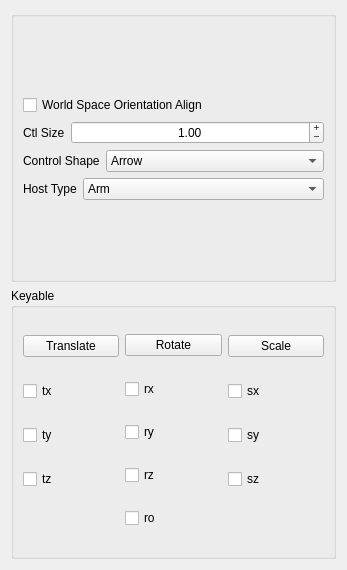
<?xml version="1.0" encoding="UTF-8"?>
<ui version="4.0">
 <class>Form</class>
 <widget class="QWidget" name="Form">
  <property name="geometry">
   <rect>
    <x>0</x>
    <y>0</y>
    <width>347</width>
    <height>570</height>
   </rect>
  </property>
  <property name="windowTitle">
   <string>Form</string>
  </property>
  <layout class="QGridLayout" name="gridLayout">
   <item row="0" column="0">
    <widget class="QGroupBox" name="groupBox">
     <property name="title">
      <string/>
     </property>
     <layout class="QGridLayout" name="gridLayout_5">
      <item row="0" column="0">
       <layout class="QGridLayout" name="gridLayout_3">
        <item row="0" column="0">
         <layout class="QGridLayout" name="gridLayout_2">
          <item row="1" column="0">
           <widget class="QLabel" name="ctlSize_label">
            <property name="text">
             <string>Ctl Size</string>
            </property>
           </widget>
          </item>
          <item row="1" column="1">
           <widget class="QDoubleSpinBox" name="ctlSize_doubleSpinBox">
            <property name="sizePolicy">
             <sizepolicy hsizetype="Expanding" vsizetype="Fixed">
              <horstretch>0</horstretch>
              <verstretch>0</verstretch>
             </sizepolicy>
            </property>
            <property name="wrapping">
             <bool>false</bool>
            </property>
            <property name="alignment">
             <set>Qt::AlignCenter</set>
            </property>
            <property name="buttonSymbols">
             <enum>QAbstractSpinBox::PlusMinus</enum>
            </property>
            <property name="minimum">
             <double>0.010000000000000</double>
            </property>
            <property name="maximum">
             <double>20000.000000000000000</double>
            </property>
            <property name="value">
             <double>1.000000000000000</double>
            </property>
           </widget>
          </item>
          <item row="0" column="0" colspan="2">
           <widget class="QCheckBox" name="neutralRotation_checkBox">
            <property name="toolTip">
             <string>&lt;html&gt;&lt;head/&gt;&lt;body&gt;&lt;p&gt;If is active, it will align the control with world space&lt;/p&gt;&lt;/body&gt;&lt;/html&gt;</string>
            </property>
            <property name="text">
             <string>World Space Orientation Align</string>
            </property>
           </widget>
          </item>
         </layout>
        </item>
        <item row="2" column="0">
         <layout class="QHBoxLayout" name="horizontalLayout_2">
          <item>
           <widget class="QLabel" name="controlShape_label">
            <property name="text">
             <string notr="true">Control Shape</string>
            </property>
           </widget>
          </item>
          <item>
           <widget class="QComboBox" name="controlShape_comboBox">
            <property name="sizePolicy">
             <sizepolicy hsizetype="Expanding" vsizetype="Fixed">
              <horstretch>0</horstretch>
              <verstretch>0</verstretch>
             </sizepolicy>
            </property>
            <item>
             <property name="text">
              <string>Arrow</string>
             </property>
            </item>
            <item>
             <property name="text">
              <string>Circle</string>
             </property>
            </item>
            <item>
             <property name="text">
              <string>Compas</string>
             </property>
            </item>
            <item>
             <property name="text">
              <string>Cross</string>
             </property>
            </item>
            <item>
             <property name="text">
              <string>Crossarrow</string>
             </property>
            </item>
            <item>
             <property name="text">
              <string>Cube</string>
             </property>
            </item>
            <item>
             <property name="text">
              <string>Cubewithpeak</string>
             </property>
            </item>
            <item>
             <property name="text">
              <string>Cylinder</string>
             </property>
            </item>
            <item>
             <property name="text">
              <string>Diamond</string>
             </property>
            </item>
            <item>
             <property name="text">
              <string>Flower</string>
             </property>
            </item>
            <item>
             <property name="text">
              <string>Null</string>
             </property>
            </item>
            <item>
             <property name="text">
              <string>Pyramid</string>
             </property>
            </item>
            <item>
             <property name="text">
              <string>Sphere</string>
             </property>
            </item>
            <item>
             <property name="text">
              <string>Square</string>
             </property>
            </item>
           </widget>
          </item>
         </layout>
        </item>
        <item row="3" column="0">
         <layout class="QHBoxLayout" name="horizontalLayout_4">
          <item>
           <widget class="QLabel" name="controlShape_label_2">
            <property name="text">
             <string notr="true">Host Type</string>
            </property>
           </widget>
          </item>
          <item>
           <widget class="QComboBox" name="uiType_comboBox">
            <property name="sizePolicy">
             <sizepolicy hsizetype="Expanding" vsizetype="Fixed">
              <horstretch>0</horstretch>
              <verstretch>0</verstretch>
             </sizepolicy>
            </property>
            <item>
             <property name="text">
              <string>Arm</string>
             </property>
            </item>
            <item>
             <property name="text">
              <string>Leg</string>
             </property>
            </item>
            <item>
             <property name="text">
              <string>Spine</string>
             </property>
            </item>
            <item>
             <property name="text">
              <string>Face</string>
             </property>
            </item>
            <item>
             <property name="text">
              <string>Cape</string>
             </property>
            </item>
            <item>
             <property name="text">
              <string>Tail</string>
             </property>
            </item>
            <item>
             <property name="text">
              <string>Wing</string>
             </property>
            </item>
            <item>
             <property name="text">
              <string>Car</string>
             </property>
            </item>
            <item>
             <property name="text">
              <string>Misc</string>
             </property>
            </item>
           </widget>
          </item>
         </layout>
        </item>
       </layout>
      </item>
     </layout>
    </widget>
   </item>
   <item row="1" column="0">
    <widget class="QGroupBox" name="keyable_groupBox">
     <property name="title">
      <string>Keyable</string>
     </property>
     <layout class="QGridLayout" name="gridLayout_4">
      <item row="0" column="0">
       <layout class="QHBoxLayout" name="horizontalLayout">
        <item>
         <layout class="QVBoxLayout" name="verticalLayout">
          <property name="sizeConstraint">
           <enum>QLayout::SetMinimumSize</enum>
          </property>
          <item>
           <widget class="QPushButton" name="translate_pushButton">
            <property name="text">
             <string>Translate</string>
            </property>
           </widget>
          </item>
          <item>
           <widget class="QCheckBox" name="tx_checkBox">
            <property name="text">
             <string>tx</string>
            </property>
           </widget>
          </item>
          <item>
           <widget class="QCheckBox" name="ty_checkBox">
            <property name="text">
             <string>ty</string>
            </property>
           </widget>
          </item>
          <item>
           <widget class="QCheckBox" name="tz_checkBox">
            <property name="text">
             <string>tz</string>
            </property>
           </widget>
          </item>
          <item>
           <spacer name="verticalSpacer_2">
            <property name="orientation">
             <enum>Qt::Vertical</enum>
            </property>
            <property name="sizeType">
             <enum>QSizePolicy::Minimum</enum>
            </property>
            <property name="sizeHint" stdset="0">
             <size>
              <width>20</width>
              <height>40</height>
             </size>
            </property>
           </spacer>
          </item>
         </layout>
        </item>
        <item>
         <layout class="QVBoxLayout" name="verticalLayout_2">
          <property name="sizeConstraint">
           <enum>QLayout::SetMinimumSize</enum>
          </property>
          <item>
           <widget class="QPushButton" name="rotate_pushButton">
            <property name="text">
             <string>Rotate</string>
            </property>
           </widget>
          </item>
          <item>
           <widget class="QCheckBox" name="rx_checkBox">
            <property name="text">
             <string>rx</string>
            </property>
           </widget>
          </item>
          <item>
           <widget class="QCheckBox" name="ry_checkBox">
            <property name="text">
             <string>ry</string>
            </property>
           </widget>
          </item>
          <item>
           <widget class="QCheckBox" name="rz_checkBox">
            <property name="text">
             <string>rz</string>
            </property>
           </widget>
          </item>
          <item>
           <widget class="QCheckBox" name="ro_checkBox">
            <property name="text">
             <string>ro</string>
            </property>
           </widget>
          </item>
         </layout>
        </item>
        <item>
         <layout class="QVBoxLayout" name="verticalLayout_3">
          <item>
           <widget class="QPushButton" name="scale_pushButton">
            <property name="text">
             <string>Scale</string>
            </property>
           </widget>
          </item>
          <item>
           <widget class="QCheckBox" name="sx_checkBox">
            <property name="text">
             <string>sx</string>
            </property>
           </widget>
          </item>
          <item>
           <widget class="QCheckBox" name="sy_checkBox">
            <property name="text">
             <string>sy</string>
            </property>
           </widget>
          </item>
          <item>
           <widget class="QCheckBox" name="sz_checkBox">
            <property name="text">
             <string>sz</string>
            </property>
           </widget>
          </item>
          <item>
           <spacer name="verticalSpacer">
            <property name="orientation">
             <enum>Qt::Vertical</enum>
            </property>
            <property name="sizeType">
             <enum>QSizePolicy::Minimum</enum>
            </property>
            <property name="sizeHint" stdset="0">
             <size>
              <width>20</width>
              <height>40</height>
             </size>
            </property>
           </spacer>
          </item>
         </layout>
        </item>
       </layout>
      </item>
     </layout>
    </widget>
   </item>
  </layout>
 </widget>
 <resources/>
 <connections>
  <connection>
   <sender>translate_pushButton</sender>
   <signal>clicked()</signal>
   <receiver>tx_checkBox</receiver>
   <slot>toggle()</slot>
   <hints>
    <hint type="sourcelabel">
     <x>120</x>
     <y>210</y>
    </hint>
    <hint type="destinationlabel">
     <x>31</x>
     <y>232</y>
    </hint>
   </hints>
  </connection>
  <connection>
   <sender>translate_pushButton</sender>
   <signal>clicked()</signal>
   <receiver>ty_checkBox</receiver>
   <slot>toggle()</slot>
   <hints>
    <hint type="sourcelabel">
     <x>139</x>
     <y>212</y>
    </hint>
    <hint type="destinationlabel">
     <x>68</x>
     <y>258</y>
    </hint>
   </hints>
  </connection>
  <connection>
   <sender>translate_pushButton</sender>
   <signal>clicked()</signal>
   <receiver>tz_checkBox</receiver>
   <slot>toggle()</slot>
   <hints>
    <hint type="sourcelabel">
     <x>176</x>
     <y>212</y>
    </hint>
    <hint type="destinationlabel">
     <x>168</x>
     <y>278</y>
    </hint>
   </hints>
  </connection>
  <connection>
   <sender>rotate_pushButton</sender>
   <signal>clicked()</signal>
   <receiver>rx_checkBox</receiver>
   <slot>toggle()</slot>
   <hints>
    <hint type="sourcelabel">
     <x>338</x>
     <y>208</y>
    </hint>
    <hint type="destinationlabel">
     <x>338</x>
     <y>234</y>
    </hint>
   </hints>
  </connection>
  <connection>
   <sender>rotate_pushButton</sender>
   <signal>clicked()</signal>
   <receiver>ry_checkBox</receiver>
   <slot>toggle()</slot>
   <hints>
    <hint type="sourcelabel">
     <x>367</x>
     <y>212</y>
    </hint>
    <hint type="destinationlabel">
     <x>367</x>
     <y>261</y>
    </hint>
   </hints>
  </connection>
  <connection>
   <sender>rotate_pushButton</sender>
   <signal>clicked()</signal>
   <receiver>rz_checkBox</receiver>
   <slot>toggle()</slot>
   <hints>
    <hint type="sourcelabel">
     <x>401</x>
     <y>207</y>
    </hint>
    <hint type="destinationlabel">
     <x>397</x>
     <y>275</y>
    </hint>
   </hints>
  </connection>
  <connection>
   <sender>rotate_pushButton</sender>
   <signal>clicked()</signal>
   <receiver>ro_checkBox</receiver>
   <slot>toggle()</slot>
   <hints>
    <hint type="sourcelabel">
     <x>430</x>
     <y>213</y>
    </hint>
    <hint type="destinationlabel">
     <x>419</x>
     <y>302</y>
    </hint>
   </hints>
  </connection>
  <connection>
   <sender>scale_pushButton</sender>
   <signal>clicked()</signal>
   <receiver>sx_checkBox</receiver>
   <slot>toggle()</slot>
   <hints>
    <hint type="sourcelabel">
     <x>533</x>
     <y>209</y>
    </hint>
    <hint type="destinationlabel">
     <x>532</x>
     <y>234</y>
    </hint>
   </hints>
  </connection>
  <connection>
   <sender>scale_pushButton</sender>
   <signal>clicked()</signal>
   <receiver>sy_checkBox</receiver>
   <slot>toggle()</slot>
   <hints>
    <hint type="sourcelabel">
     <x>563</x>
     <y>211</y>
    </hint>
    <hint type="destinationlabel">
     <x>558</x>
     <y>261</y>
    </hint>
   </hints>
  </connection>
  <connection>
   <sender>scale_pushButton</sender>
   <signal>clicked()</signal>
   <receiver>sz_checkBox</receiver>
   <slot>toggle()</slot>
   <hints>
    <hint type="sourcelabel">
     <x>593</x>
     <y>218</y>
    </hint>
    <hint type="destinationlabel">
     <x>587</x>
     <y>277</y>
    </hint>
   </hints>
  </connection>
 </connections>
</ui>
